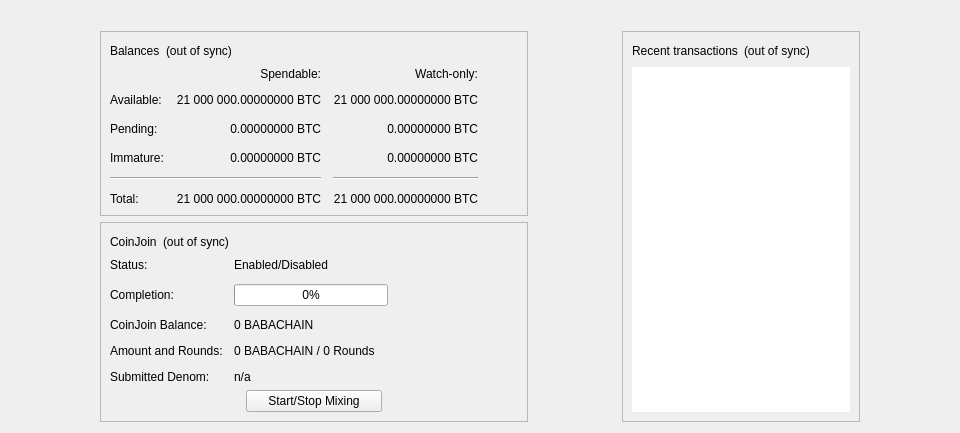
<?xml version="1.0" encoding="UTF-8"?>
<ui version="4.0">
 <class>OverviewPage</class>
 <widget class="QWidget" name="OverviewPage">
  <property name="geometry">
   <rect>
    <x>0</x>
    <y>0</y>
    <width>798</width>
    <height>318</height>
   </rect>
  </property>
  <property name="minimumSize">
   <size>
    <width>960</width>
    <height>0</height>
   </size>
  </property>
  <property name="windowTitle">
   <string>Form</string>
  </property>
  <layout class="QVBoxLayout" name="topLayout">
   <item>
    <widget class="QLabel" name="labelAlerts">
     <property name="visible">
      <bool>false</bool>
     </property>
     <property name="wordWrap">
      <bool>true</bool>
     </property>
     <property name="margin">
      <number>3</number>
     </property>
     <property name="textInteractionFlags">
      <set>Qt::TextSelectableByMouse</set>
     </property>
    </widget>
   </item>
   <item>
    <layout class="QHBoxLayout" name="horizontalLayout" stretch="1,0,1,0,1">
     <item>
      <spacer name="horizontalSpacerLeft">
       <property name="orientation">
        <enum>Qt::Horizontal</enum>
       </property>
       <property name="sizeType">
        <enum>QSizePolicy::Preferred</enum>
       </property>
       <property name="sizeHint" stdset="0">
        <size>
         <width>10</width>
         <height>20</height>
        </size>
       </property>
      </spacer>
     </item>
     <item>
      <layout class="QVBoxLayout" name="verticalLayout_2">
       <item>
        <widget class="QFrame" name="frame">
         <property name="frameShape">
          <enum>QFrame::StyledPanel</enum>
         </property>
         <property name="frameShadow">
          <enum>QFrame::Raised</enum>
         </property>
         <layout class="QVBoxLayout" name="verticalLayout_4">
          <item>
           <layout class="QHBoxLayout" name="horizontalLayout_4">
            <item>
             <widget class="QLabel" name="label_5">
              <property name="text">
               <string>Balances</string>
              </property>
             </widget>
            </item>
            <item>
             <widget class="QLabel" name="labelWalletStatus">
              <property name="toolTip">
               <string>The displayed information may be out of date. Your wallet automatically synchronizes with the BabaChain network after a connection is established, but this process has not completed yet.</string>
              </property>
              <property name="text">
               <string notr="true">(out of sync)</string>
              </property>
              <property name="alignment">
               <set>Qt::AlignLeading|Qt::AlignLeft|Qt::AlignVCenter</set>
              </property>
             </widget>
            </item>
            <item>
             <spacer name="horizontalSpacer_3">
              <property name="orientation">
               <enum>Qt::Horizontal</enum>
              </property>
              <property name="sizeHint" stdset="0">
               <size>
                <width>40</width>
                <height>20</height>
               </size>
              </property>
             </spacer>
            </item>
           </layout>
          </item>
          <item>
           <layout class="QGridLayout" name="gridLayout">
            <property name="spacing">
             <number>12</number>
            </property>
            <item row="2" column="2">
             <widget class="QLabel" name="labelWatchPending">
              <property name="cursor">
               <cursorShape>IBeamCursor</cursorShape>
              </property>
              <property name="toolTip">
               <string>Unconfirmed transactions to watch-only addresses</string>
              </property>
              <property name="text">
               <string notr="true">0.00000000 BTC</string>
              </property>
              <property name="alignment">
               <set>Qt::AlignRight|Qt::AlignTrailing|Qt::AlignVCenter</set>
              </property>
              <property name="textInteractionFlags">
               <set>Qt::LinksAccessibleByMouse|Qt::TextSelectableByKeyboard|Qt::TextSelectableByMouse</set>
              </property>
             </widget>
            </item>
            <item row="2" column="1">
             <widget class="QLabel" name="labelUnconfirmed">
              <property name="cursor">
               <cursorShape>IBeamCursor</cursorShape>
              </property>
              <property name="toolTip">
               <string>Total of transactions that have yet to be confirmed, and do not yet count toward the spendable balance</string>
              </property>
              <property name="text">
               <string notr="true">0.00000000 BTC</string>
              </property>
              <property name="alignment">
               <set>Qt::AlignRight|Qt::AlignTrailing|Qt::AlignVCenter</set>
              </property>
              <property name="textInteractionFlags">
               <set>Qt::LinksAccessibleByMouse|Qt::TextSelectableByKeyboard|Qt::TextSelectableByMouse</set>
              </property>
             </widget>
            </item>
            <item row="3" column="2">
             <widget class="QLabel" name="labelWatchImmature">
              <property name="cursor">
               <cursorShape>IBeamCursor</cursorShape>
              </property>
              <property name="toolTip">
               <string>Mined balance in watch-only addresses that has not yet matured</string>
              </property>
              <property name="text">
               <string notr="true">0.00000000 BTC</string>
              </property>
              <property name="alignment">
               <set>Qt::AlignRight|Qt::AlignTrailing|Qt::AlignVCenter</set>
              </property>
              <property name="textInteractionFlags">
               <set>Qt::LinksAccessibleByMouse|Qt::TextSelectableByKeyboard|Qt::TextSelectableByMouse</set>
              </property>
             </widget>
            </item>
            <item row="4" column="0" colspan="2">
             <widget class="Line" name="lineSpendableBalance">
              <property name="orientation">
               <enum>Qt::Horizontal</enum>
              </property>
             </widget>
            </item>
            <item row="4" column="2">
             <widget class="Line" name="lineWatchBalance">
              <property name="sizePolicy">
               <sizepolicy hsizetype="Preferred" vsizetype="Fixed">
                <horstretch>0</horstretch>
                <verstretch>0</verstretch>
               </sizepolicy>
              </property>
              <property name="minimumSize">
               <size>
                <width>140</width>
                <height>0</height>
               </size>
              </property>
              <property name="orientation">
               <enum>Qt::Horizontal</enum>
              </property>
             </widget>
            </item>
            <item row="5" column="0">
             <widget class="QLabel" name="labelTotalText">
              <property name="text">
               <string>Total:</string>
              </property>
             </widget>
            </item>
            <item row="3" column="1">
             <widget class="QLabel" name="labelImmature">
              <property name="cursor">
               <cursorShape>IBeamCursor</cursorShape>
              </property>
              <property name="toolTip">
               <string>Mined balance that has not yet matured</string>
              </property>
              <property name="text">
               <string notr="true">0.00000000 BTC</string>
              </property>
              <property name="alignment">
               <set>Qt::AlignRight|Qt::AlignTrailing|Qt::AlignVCenter</set>
              </property>
              <property name="textInteractionFlags">
               <set>Qt::LinksAccessibleByMouse|Qt::TextSelectableByKeyboard|Qt::TextSelectableByMouse</set>
              </property>
             </widget>
            </item>
            <item row="2" column="3">
             <spacer name="horizontalSpacer_2">
              <property name="orientation">
               <enum>Qt::Horizontal</enum>
              </property>
              <property name="sizeHint" stdset="0">
               <size>
                <width>40</width>
                <height>20</height>
               </size>
              </property>
             </spacer>
            </item>
            <item row="3" column="0">
             <widget class="QLabel" name="labelImmatureText">
              <property name="text">
               <string>Immature:</string>
              </property>
             </widget>
            </item>
            <item row="5" column="1">
             <widget class="QLabel" name="labelTotal">
              <property name="cursor">
               <cursorShape>IBeamCursor</cursorShape>
              </property>
              <property name="toolTip">
               <string>Your current total balance</string>
              </property>
              <property name="text">
               <string notr="true">21 000 000.00000000 BTC</string>
              </property>
              <property name="alignment">
               <set>Qt::AlignRight|Qt::AlignTrailing|Qt::AlignVCenter</set>
              </property>
              <property name="textInteractionFlags">
               <set>Qt::LinksAccessibleByMouse|Qt::TextSelectableByKeyboard|Qt::TextSelectableByMouse</set>
              </property>
             </widget>
            </item>
            <item row="5" column="2">
             <widget class="QLabel" name="labelWatchTotal">
              <property name="cursor">
               <cursorShape>IBeamCursor</cursorShape>
              </property>
              <property name="toolTip">
               <string>Current total balance in watch-only addresses</string>
              </property>
              <property name="text">
               <string notr="true">21 000 000.00000000 BTC</string>
              </property>
              <property name="alignment">
               <set>Qt::AlignRight|Qt::AlignTrailing|Qt::AlignVCenter</set>
              </property>
              <property name="textInteractionFlags">
               <set>Qt::LinksAccessibleByMouse|Qt::TextSelectableByKeyboard|Qt::TextSelectableByMouse</set>
              </property>
             </widget>
            </item>
            <item row="0" column="2">
             <widget class="QLabel" name="labelWatchonly">
              <property name="text">
               <string>Watch-only:</string>
              </property>
              <property name="alignment">
               <set>Qt::AlignRight|Qt::AlignTrailing|Qt::AlignVCenter</set>
              </property>
             </widget>
            </item>
            <item row="1" column="0">
             <widget class="QLabel" name="labelBalanceText">
              <property name="text">
               <string>Available:</string>
              </property>
             </widget>
            </item>
            <item row="1" column="1">
             <widget class="QLabel" name="labelBalance">
              <property name="cursor">
               <cursorShape>IBeamCursor</cursorShape>
              </property>
              <property name="toolTip">
               <string>Your current spendable balance</string>
              </property>
              <property name="text">
               <string notr="true">21 000 000.00000000 BTC</string>
              </property>
              <property name="alignment">
               <set>Qt::AlignRight|Qt::AlignTrailing|Qt::AlignVCenter</set>
              </property>
              <property name="textInteractionFlags">
               <set>Qt::LinksAccessibleByMouse|Qt::TextSelectableByKeyboard|Qt::TextSelectableByMouse</set>
              </property>
             </widget>
            </item>
            <item row="1" column="2">
             <widget class="QLabel" name="labelWatchAvailable">
              <property name="cursor">
               <cursorShape>IBeamCursor</cursorShape>
              </property>
              <property name="toolTip">
               <string>Your current balance in watch-only addresses</string>
              </property>
              <property name="text">
               <string notr="true">21 000 000.00000000 BTC</string>
              </property>
              <property name="alignment">
               <set>Qt::AlignRight|Qt::AlignTrailing|Qt::AlignVCenter</set>
              </property>
              <property name="textInteractionFlags">
               <set>Qt::LinksAccessibleByMouse|Qt::TextSelectableByKeyboard|Qt::TextSelectableByMouse</set>
              </property>
             </widget>
            </item>
            <item row="2" column="0">
             <widget class="QLabel" name="labelPendingText">
              <property name="text">
               <string>Pending:</string>
              </property>
             </widget>
            </item>
            <item row="0" column="1">
             <widget class="QLabel" name="labelSpendable">
              <property name="text">
               <string>Spendable:</string>
              </property>
              <property name="alignment">
               <set>Qt::AlignRight|Qt::AlignTrailing|Qt::AlignVCenter</set>
              </property>
             </widget>
            </item>
           </layout>
          </item>
         </layout>
        </widget>
       </item>
       <item>
        <widget class="QFrame" name="frameCoinJoin">
         <property name="layoutDirection">
          <enum>Qt::LeftToRight</enum>
         </property>
         <property name="frameShape">
          <enum>QFrame::StyledPanel</enum>
         </property>
         <property name="frameShadow">
          <enum>QFrame::Raised</enum>
         </property>
         <layout class="QVBoxLayout" name="VerticalLayout_PS1">
          <item>
           <layout class="QHBoxLayout" name="horizontalLayout_5">
            <item>
             <widget class="QLabel" name="labelCoinJoinHeader">
              <property name="text">
               <string notr="true">CoinJoin</string>
              </property>
             </widget>
            </item>
            <item>
             <widget class="QLabel" name="labelCoinJoinSyncStatus">
              <property name="toolTip">
               <string>The displayed information may be out of date. Your wallet automatically synchronizes with the BabaChain network after a connection is established, but this process has not completed yet.</string>
              </property>
              <property name="text">
               <string notr="true">(out of sync)</string>
              </property>
              <property name="alignment">
               <set>Qt::AlignLeading|Qt::AlignLeft|Qt::AlignVCenter</set>
              </property>
             </widget>
            </item>
            <item>
             <spacer name="horizontalSpacer_4">
              <property name="orientation">
               <enum>Qt::Horizontal</enum>
              </property>
              <property name="sizeHint" stdset="0">
               <size>
                <width>40</width>
                <height>20</height>
               </size>
              </property>
             </spacer>
            </item>
           </layout>
          </item>
          <item>
           <layout class="QFormLayout" name="coinJoinFormLayout">
            <property name="fieldGrowthPolicy">
             <enum>QFormLayout::AllNonFixedFieldsGrow</enum>
            </property>
            <property name="horizontalSpacing">
             <number>11</number>
            </property>
            <property name="verticalSpacing">
             <number>12</number>
            </property>
            <item row="0" column="0">
             <widget class="QLabel" name="labelCoinJoinEnabledText">
              <property name="text">
               <string>Status:</string>
              </property>
             </widget>
            </item>
            <item row="0" column="1">
             <widget class="QLabel" name="labelCoinJoinEnabled">
              <property name="text">
               <string>Enabled/Disabled</string>
              </property>
             </widget>
            </item>
            <item row="1" column="0">
             <widget class="QLabel" name="labelCompletitionText">
              <property name="text">
               <string>Completion:</string>
              </property>
             </widget>
            </item>
            <item row="1" column="1">
             <widget class="QProgressBar" name="coinJoinProgress">
              <property name="maximumSize">
               <size>
                <width>154</width>
                <height>16777215</height>
               </size>
              </property>
              <property name="value">
               <number>0</number>
              </property>
             </widget>
            </item>
            <item row="2" column="0">
             <widget class="QLabel" name="labelAnonymizedText">
              <property name="text">
               <string notr="true">CoinJoin Balance:</string>
              </property>
             </widget>
            </item>
            <item row="2" column="1">
             <widget class="QLabel" name="labelAnonymized">
              <property name="text">
               <string notr="true">0 BABACHAIN</string>
              </property>
             </widget>
            </item>
            <item row="3" column="0">
             <widget class="QLabel" name="labelAmountAndRoundsText">
              <property name="text">
               <string>Amount and Rounds:</string>
              </property>
             </widget>
            </item>
            <item row="3" column="1">
             <widget class="QLabel" name="labelAmountRounds">
              <property name="text">
               <string>0 BABACHAIN / 0 Rounds</string>
              </property>
             </widget>
            </item>
            <item row="4" column="0">
             <widget class="QLabel" name="labelSubmittedDenomText">
              <property name="text">
               <string>Submitted Denom:</string>
              </property>
             </widget>
            </item>
            <item row="4" column="1">
             <widget class="QLabel" name="labelSubmittedDenom">
              <property name="toolTip">
               <string>The denominations you submitted to the Masternode.&lt;br&gt;To mix, other users must submit the exact same denominations.</string>
              </property>
              <property name="text">
               <string>n/a</string>
              </property>
              <property name="wordWrap">
               <bool>true</bool>
              </property>
             </widget>
            </item>
           </layout>
          </item>
          <item>
           <layout class="QVBoxLayout" name="VerticalLayout_PS">
            <item>
             <layout class="QHBoxLayout" name="horizontalLayout_3">
              <property name="topMargin">
               <number>0</number>
              </property>
              <item>
               <spacer name="horizontalSpacer_5">
                <property name="orientation">
                 <enum>Qt::Horizontal</enum>
                </property>
                <property name="sizeHint" stdset="0">
                 <size>
                  <width>40</width>
                  <height>20</height>
                 </size>
                </property>
               </spacer>
              </item>
              <item>
               <widget class="QPushButton" name="toggleCoinJoin">
                <property name="sizePolicy">
                 <sizepolicy hsizetype="MinimumExpanding" vsizetype="Fixed">
                  <horstretch>0</horstretch>
                  <verstretch>0</verstretch>
                 </sizepolicy>
                </property>
                <property name="text">
                 <string>Start/Stop Mixing</string>
                </property>
               </widget>
              </item>
              <item>
               <spacer name="horizontalSpacer_6">
                <property name="orientation">
                 <enum>Qt::Horizontal</enum>
                </property>
                <property name="sizeHint" stdset="0">
                 <size>
                  <width>40</width>
                  <height>20</height>
                 </size>
                </property>
               </spacer>
              </item>
             </layout>
            </item>
            <item>
             <spacer name="verticalSpacer_3">
              <property name="orientation">
               <enum>Qt::Vertical</enum>
              </property>
              <property name="sizeHint" stdset="0">
               <size>
                <width>20</width>
                <height>40</height>
               </size>
              </property>
             </spacer>
            </item>
           </layout>
          </item>
         </layout>
        </widget>
       </item>
       <item>
        <spacer name="verticalSpacer">
         <property name="orientation">
          <enum>Qt::Vertical</enum>
         </property>
         <property name="sizeHint" stdset="0">
          <size>
           <width>20</width>
           <height>40</height>
          </size>
         </property>
        </spacer>
       </item>
      </layout>
     </item>
     <item>
      <spacer name="horizontalSpacerCenter">
       <property name="orientation">
        <enum>Qt::Horizontal</enum>
       </property>
       <property name="sizeHint" stdset="0">
        <size>
         <width>10</width>
         <height>20</height>
        </size>
       </property>
      </spacer>
     </item>
     <item>
      <layout class="QVBoxLayout" name="verticalLayout_3">
       <item>
        <widget class="QFrame" name="frame_2">
         <property name="frameShape">
          <enum>QFrame::StyledPanel</enum>
         </property>
         <property name="frameShadow">
          <enum>QFrame::Raised</enum>
         </property>
         <layout class="QVBoxLayout" name="verticalLayout">
          <item>
           <layout class="QHBoxLayout" name="horizontalLayout_2">
            <item>
             <widget class="QLabel" name="label_4">
              <property name="text">
               <string>Recent transactions</string>
              </property>
             </widget>
            </item>
            <item>
             <widget class="QLabel" name="labelTransactionsStatus">
              <property name="toolTip">
               <string>The displayed information may be out of date. Your wallet automatically synchronizes with the BabaChain network after a connection is established, but this process has not completed yet.</string>
              </property>
              <property name="text">
               <string notr="true">(out of sync)</string>
              </property>
              <property name="alignment">
               <set>Qt::AlignLeading|Qt::AlignLeft|Qt::AlignVCenter</set>
              </property>
             </widget>
            </item>
            <item>
             <spacer name="horizontalSpacer">
              <property name="orientation">
               <enum>Qt::Horizontal</enum>
              </property>
              <property name="sizeHint" stdset="0">
               <size>
                <width>40</width>
                <height>20</height>
               </size>
              </property>
             </spacer>
            </item>
           </layout>
          </item>
          <item>
           <widget class="TransactionOverviewWidget" name="listTransactions">
            <property name="frameShape">
             <enum>QFrame::NoFrame</enum>
            </property>
            <property name="verticalScrollBarPolicy">
             <enum>Qt::ScrollBarAlwaysOff</enum>
            </property>
            <property name="horizontalScrollBarPolicy">
             <enum>Qt::ScrollBarAlwaysOff</enum>
            </property>
            <property name="sizeAdjustPolicy">
             <enum>QAbstractScrollArea::AdjustToContents</enum>
            </property>
            <property name="selectionMode">
             <enum>QAbstractItemView::NoSelection</enum>
            </property>
            <property name="uniformItemSizes">
             <bool>true</bool>
            </property>
           </widget>
          </item>
         </layout>
        </widget>
       </item>
      </layout>
     </item>
     <item>
      <spacer name="horizontalSpacerRight">
       <property name="orientation">
        <enum>Qt::Horizontal</enum>
       </property>
       <property name="sizeType">
        <enum>QSizePolicy::Preferred</enum>
       </property>
       <property name="sizeHint" stdset="0">
        <size>
         <width>10</width>
         <height>20</height>
        </size>
       </property>
      </spacer>
     </item>
    </layout>
   </item>
  </layout>
 </widget>
 <customwidgets>
  <customwidget>
   <class>TransactionOverviewWidget</class>
   <extends>QListView</extends>
   <header>qt/transactionoverviewwidget.h</header>
  </customwidget>
 </customwidgets>
 <resources/>
 <connections/>
</ui>
